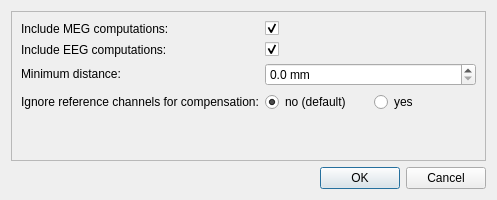
<?xml version="1.0" encoding="UTF-8"?>
<ui version="4.0">
 <class>DialogCreateFSolution</class>
 <widget class="QDialog" name="DialogCreateFSolution">
  <property name="geometry">
   <rect>
    <x>0</x>
    <y>0</y>
    <width>497</width>
    <height>200</height>
   </rect>
  </property>
  <property name="windowTitle">
   <string>Create forward solution</string>
  </property>
  <layout class="QGridLayout" name="gridLayout">
   <item row="0" column="0">
    <widget class="QFrame" name="frame">
     <property name="frameShape">
      <enum>QFrame::StyledPanel</enum>
     </property>
     <property name="frameShadow">
      <enum>QFrame::Raised</enum>
     </property>
     <layout class="QFormLayout" name="formLayout">
      <property name="fieldGrowthPolicy">
       <enum>QFormLayout::AllNonFixedFieldsGrow</enum>
      </property>
      <item row="0" column="0">
       <widget class="QLabel" name="labelIncludeMEG">
        <property name="text">
         <string>Include MEG computations:</string>
        </property>
       </widget>
      </item>
      <item row="0" column="1">
       <widget class="QCheckBox" name="checkBoxIncludeMEG">
        <property name="text">
         <string/>
        </property>
        <property name="checked">
         <bool>true</bool>
        </property>
       </widget>
      </item>
      <item row="1" column="0">
       <widget class="QLabel" name="labelIncludEEG">
        <property name="text">
         <string>Include EEG computations:</string>
        </property>
       </widget>
      </item>
      <item row="1" column="1">
       <widget class="QCheckBox" name="checkBoxIncludeEEG">
        <property name="text">
         <string/>
        </property>
        <property name="checked">
         <bool>true</bool>
        </property>
       </widget>
      </item>
      <item row="2" column="0">
       <widget class="QLabel" name="labelMinDist">
        <property name="text">
         <string>&lt;html&gt;&lt;head/&gt;&lt;body&gt;&lt;p&gt;Minimum distance:&lt;/p&gt;&lt;/body&gt;&lt;/html&gt;</string>
        </property>
       </widget>
      </item>
      <item row="2" column="1">
       <widget class="QDoubleSpinBox" name="doubleSpinBoxMinDist">
        <property name="suffix">
         <string> mm</string>
        </property>
        <property name="decimals">
         <number>1</number>
        </property>
       </widget>
      </item>
      <item row="3" column="0">
       <widget class="QLabel" name="labelIgnoreRef">
        <property name="text">
         <string>Ignore reference channels for compensation:</string>
        </property>
       </widget>
      </item>
      <item row="3" column="1">
       <layout class="QHBoxLayout" name="horizontalLayout">
        <item>
         <widget class="QRadioButton" name="radioButtonIgnoreNo">
          <property name="text">
           <string>no (default)</string>
          </property>
          <property name="checked">
           <bool>true</bool>
          </property>
          <attribute name="buttonGroup">
           <string notr="true">buttonGroupIgnoreRef</string>
          </attribute>
         </widget>
        </item>
        <item>
         <widget class="QRadioButton" name="radioButtonIgnoreYes">
          <property name="text">
           <string>yes</string>
          </property>
          <attribute name="buttonGroup">
           <string notr="true">buttonGroupIgnoreRef</string>
          </attribute>
         </widget>
        </item>
       </layout>
      </item>
     </layout>
    </widget>
   </item>
   <item row="1" column="0">
    <widget class="QDialogButtonBox" name="buttonBox">
     <property name="orientation">
      <enum>Qt::Horizontal</enum>
     </property>
     <property name="standardButtons">
      <set>QDialogButtonBox::Cancel|QDialogButtonBox::Ok</set>
     </property>
    </widget>
   </item>
  </layout>
 </widget>
 <resources/>
 <connections>
  <connection>
   <sender>buttonBox</sender>
   <signal>accepted()</signal>
   <receiver>DialogCreateFSolution</receiver>
   <slot>accept()</slot>
   <hints>
    <hint type="sourcelabel">
     <x>248</x>
     <y>254</y>
    </hint>
    <hint type="destinationlabel">
     <x>157</x>
     <y>274</y>
    </hint>
   </hints>
  </connection>
  <connection>
   <sender>buttonBox</sender>
   <signal>rejected()</signal>
   <receiver>DialogCreateFSolution</receiver>
   <slot>reject()</slot>
   <hints>
    <hint type="sourcelabel">
     <x>316</x>
     <y>260</y>
    </hint>
    <hint type="destinationlabel">
     <x>286</x>
     <y>274</y>
    </hint>
   </hints>
  </connection>
 </connections>
 <buttongroups>
  <buttongroup name="buttonGroupIgnoreRef"/>
 </buttongroups>
</ui>
